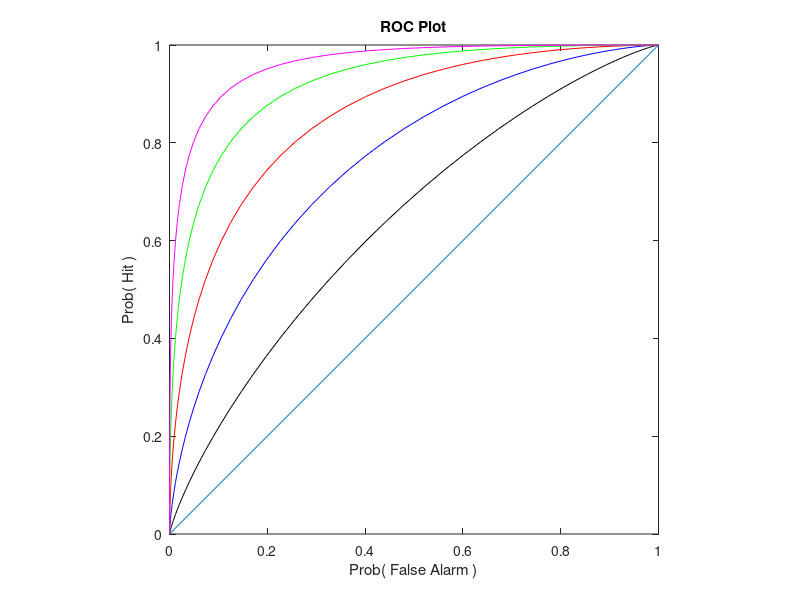

This figure's MATLAB source:
function Reference_ROC()

% This function plots reference ROC curves that can be used to estimate
% the discriminability index by plotting a point with (P(False Alarm),P(Hit))
% coordinates.
% 
% The discriminabilty indices are incremented ...
%
% Author: Alan P. Knoerr              Last Update: October 30, 2018

%***************************%
%                           %
%  Initialize the ROC Plot  %
%                           %
%***************************%

% Initialize the ROC plot, and create a reference line with slope 1 for it
%(corresponding to d_prime = 0, meaning the signal present and absent
% conditions cannot be discriminated).

figure
reference_x = [0, 1];
reference_y = [0, 1];
plot(reference_x,reference_y) % The reference line is plotted in slate blue.
axis square
hold on
title('ROC Plot')
xlabel('Prob( False Alarm )')
ylabel('Prob( Hit )')

C = {'k','b','r','g','m'}; % Successive plotting colors:
                           % black, blue, red, green, magenta

%***************************************%
%                                       %
%  Calculate quantities to be plotted,  %
%  and plot the ROC curves.             %
%                                       %
%***************************************% 

% Determine the stimulus values at which to evaluate the noise densities.

absent_mean = 0;
max_signal_mean = 2.5;
std_dev = 1;

min_stim = absent_mean - 4*std_dev;        % Probability Theory
max_stim = max_signal_mean + 4*std_dev;    % (Chebyschev's Inequality)
increment = std_dev/10;                    % tells us nearly all the probability
x = min_stim:increment:max_stim;           % lies w/in 4 std_devs of the mean.             
 
% Evaluate the "absent" density at these stimulus values.

y_abs = normpdf(x,absent_mean,std_dev);

% Evaluate the "signal" densities at these stimulus values,
% and calculate d_prime in each case.
% Then calculate and plot level curves for d_prime
% in the ( P(False Alarm), P(Hit) ) plane.

d_prime = zeros(1,5);      % Initialize vector of discriminability indices.

for k = 1:5

signal_mean = k*0.5;
y_sig = normpdf(x,signal_mean,std_dev);

% Calculuate d_prime.

d_prime(k) = (signal_mean - absent_mean)/std_dev; % independent of stimulus value

% Determine false alarm and hit probabilities 
% as functions of the stimulus level, 
% acting as if that stimulus level to be used as the criterion level.

prob_false_alarm = 1 - (cumsum(y_abs)*increment); % 1 - P(Correct Rejection)
prob_hit = 1 - (cumsum(y_sig)*increment);         % 1 - P(Miss)

% Plot the ROC curve for the current discriminability index.

plot(prob_false_alarm,prob_hit,'color',C{k})

end

end

